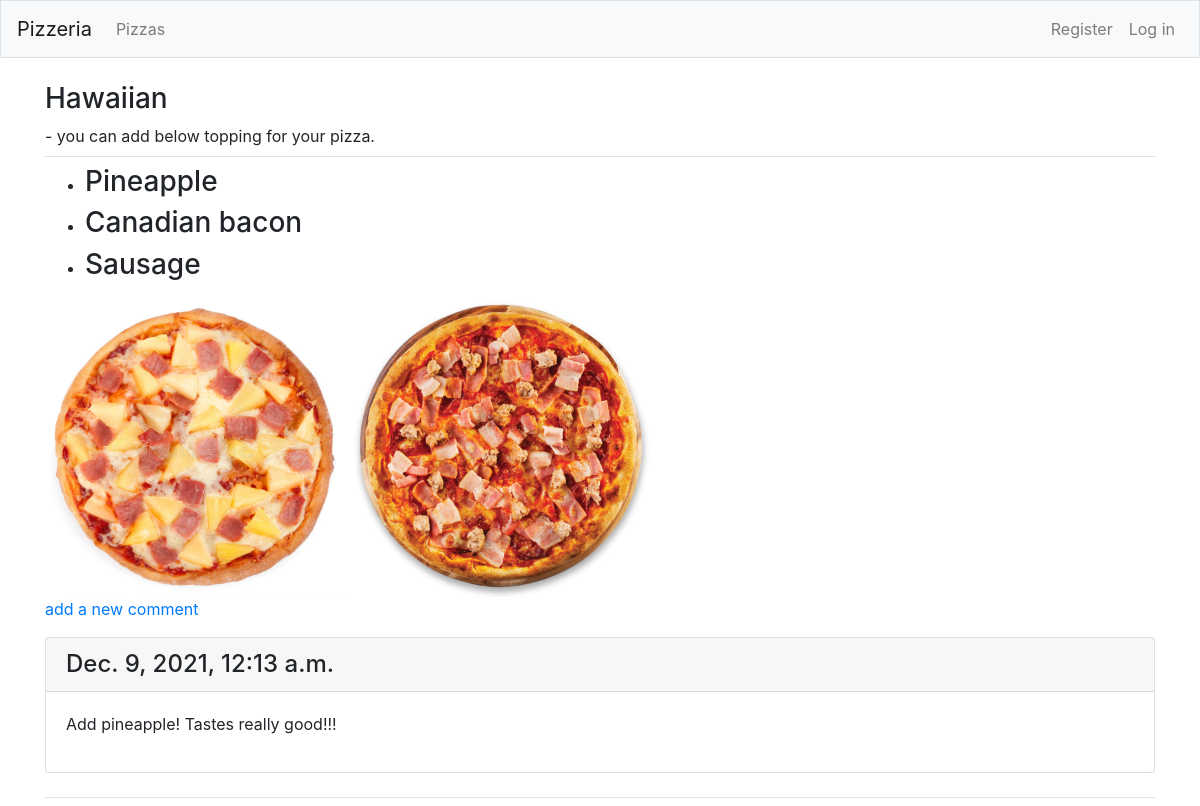
The page /pizza1/2/ on the database as committed earlier.
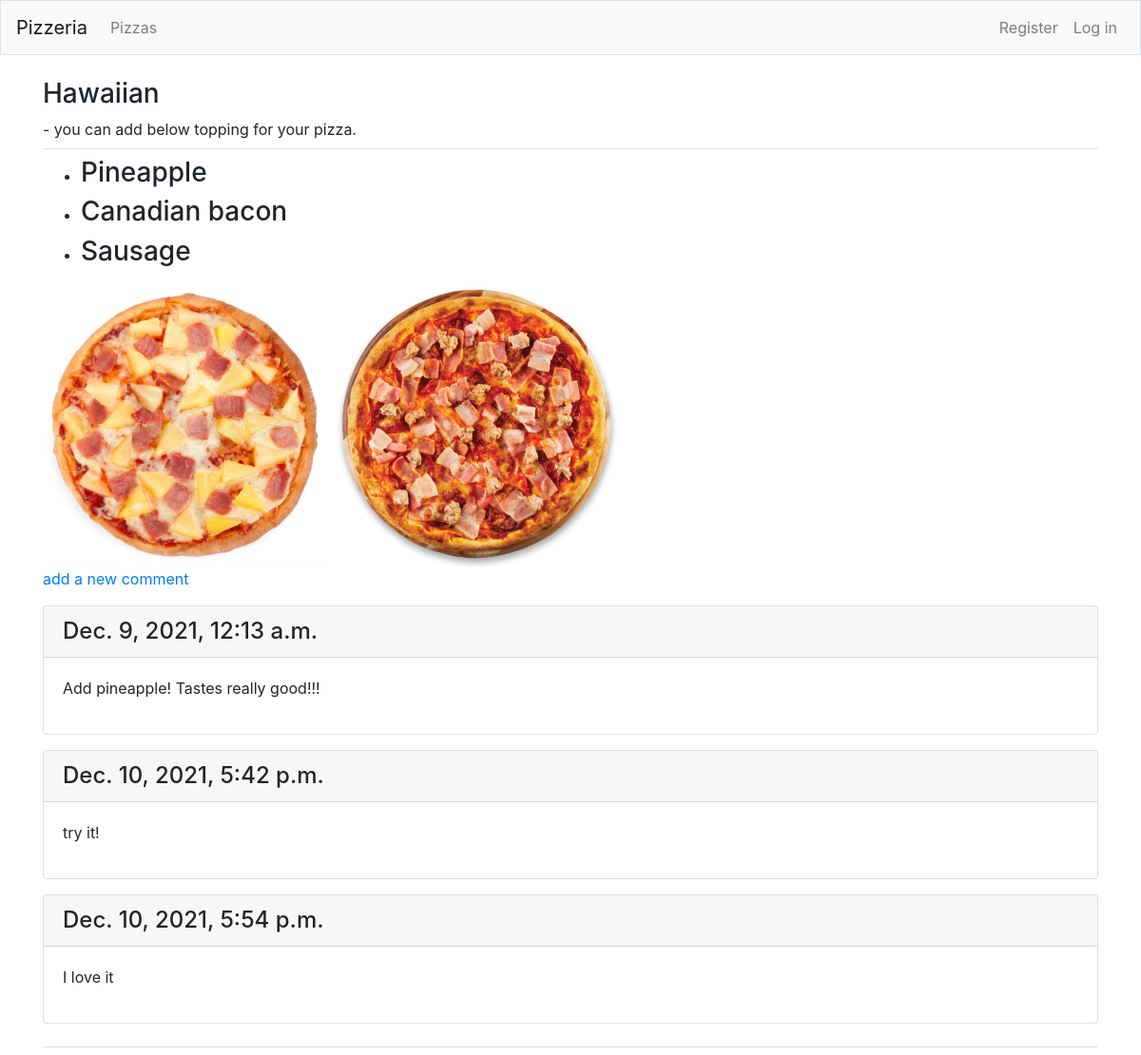
The same page on the database as committed later.
### pizzas/models.py (models this page shows, shortened)
class Pizza(models.Model):
    name = models.CharField(max_length=200)
    date_added = models.DateTimeField(auto_now_add=True)
    def __str__(self):
        return self.name

class Topping(models.Model):
    pizza = models.ForeignKey(Pizza, on_delete=models.CASCADE)
    name = models.CharField(max_length=200)
    def __str__(self):
        return self.name

class Comment(models.Model):
    pizza = models.ForeignKey(Pizza, on_delete=models.CASCADE)
    text = models.TextField()
    date_added = models.DateTimeField(auto_now_add=True)
    class Meta:
        verbose_name_plural = 'Comments'

### pizzas/views.py (the view)
# urls.py: path('pizza1/<int:pizza2_id>/', views.pizza2, name='pizza2'),
def pizza2(request, pizza2_id):
    pizza2 = Pizza.objects.get(id=pizza2_id)
    toppings = pizza2.topping_set.all()
    comments = pizza2.comment_set.all()
    images  = pizza2.image_set.all()
    if request.method != 'POST':
        form = ImageForm()
    else:
        form = ImageForm(data=request.POST)
    context = {'pizza2':pizza2, 'toppings':toppings, 'comments':comments, 'images':images, 'form':form}
    return render(request, 'pizzas/pizza2.html', context)

### pizzas/templates/pizzas/pizza2.html
{% extends "pizzas/base.html" %}
{% load static %}
{% block page_header %}
<h3>{{ pizza2 }}</h3>
- you can add below topping for your pizza.
{% endblock page_header %}
{% block content %}
<ul>
    {% for t in toppings %}
    <li><h3>
        {{ t }}
    </h3></li>
    {% empty %}
    <li><h3>No pizza's topping have been added yet.</h3></li>
    {% endfor %}
</ul>
<img src="{% static 'pizzas/Hawaiian.jpg' pizza2.id %}" alt="Hawaiian" width="300" height="300">
<img src="{% static 'pizzas/Meat.png' pizza2.id %}" alt="Meat lovers" width="300" height="300">
<p>
    <a href="{% url 'pizzas:new_comment' pizza2.id %}">add a new comment</a>
</p>
{% for c in comments %}
<div class="card mb-3">
    <h4 class="card-header">
        {{ c.date_added }}
    </h4>
    <div class="card-body">
        {{ c.text|linebreaks }}
    </div>
</div>
{% empty %}
<li> There are no comment for this topic yet.</li>
{% endfor %}
{% endblock content %}

### pizzas/templates/pizzas/base.html (shortened to what this page needs)
{% load bootstrap4 %}
<!doctype html>
<html lang="en">
<head>
    {% bootstrap_css %}
</head>
<body>
    <nav class="navbar navbar-expand-md navbar-light bg-light mb-4 border">
        <a class="navbar-brand" href="{% url 'pizzas:index'%}">
            Pizzeria</a>
        <div class="collapse navbar-collapse" id="navbarCollapse">
            <ul class="navbar-nav mr-auto">
                <li class="nav-item">
                    <a class="nav-link" href="{% url 'pizzas:pizza1'%}">
                        Pizzas</a></li>
            </ul>
            <ul class="navbar-nav ml-auto">
                {% if user.is_authenticated %}
                    <li class="nav-item">
                        <span class="navbar-text">Hello, {{ user.username }}.</span>
                    </li>
                    <li class="nav-item">
                        <a class="nav-link" href="{% url 'users:logout' %}">Log out</a>
                    </li>
                {% else %}
                    <li class="nav-item">
                        <a class="nav-link" href="{% url 'users:register' %}">Register</a>
                    </li>
                    <li class="nav-item">
                        <a class="nav-link" href="{% url 'users:login' %}">Log in</a></li>
                {% endif %}
            </ul>
        </div>
    </nav>
    <main role="main" class="container">
        <div class="pb-2 mb-2 border-bottom">
            {% block page_header %}{% endblock page_header %}
        </div>
        <div class="pb-2 mb-2 border-bottom">
            {% block content %}{% endblock content %}
        </div>
    </main>
</body>
</html>

Rows that differ between the two databases and show on the page:
added Comment: date_added "Dec. 10, 2021, 5:42 p.m.", text "try it!"
added Comment: date_added "Dec. 10, 2021, 5:54 p.m.", text "I love it"
